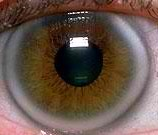
#> input picture images/eyecropped.jpg, 158 x 135 px, found by its file name
$ python matching-charles.py
#> lines starting #> are read from the running program, lines starting #| are printed output that depends on the picture
import cv2
import numpy as np
from matplotlib import pyplot as plt

img = cv2.imread('images\eyecropped.jpg',0)
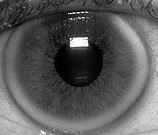
#> img: shape (135, 158); min 0, max 255, mean 90
img2 = img.copy()

template = cv2.imread('images\\normaleye.jpg',0)
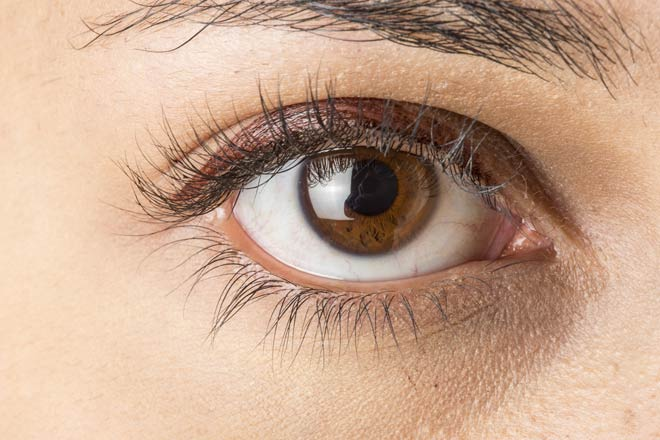
#> input picture images/normaleye.jpg, 660 x 440 px, found by its file name
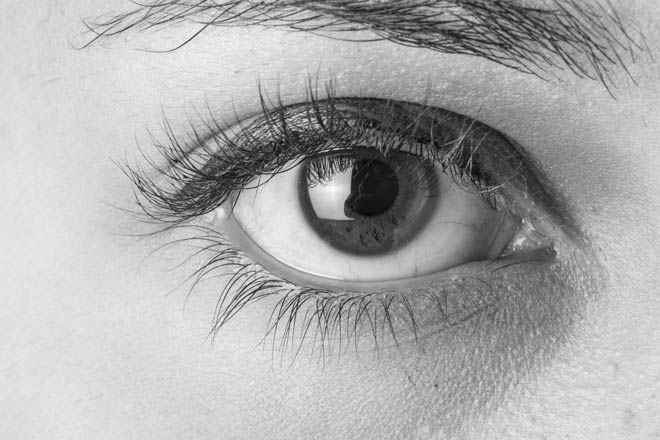
#> template: shape (440, 660); min 1, max 254, mean 172.8
w, h = template.shape[::-1]
#> w = 660; h = 440

methods = ['cv2.TM_SQDIFF_NORMED']

for meth in methods:
    img = img2.copy()
    method = eval(meth)

    res = cv2.matchTemplate(img,template,method)
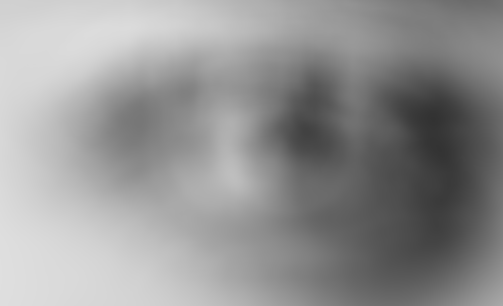
#> res: shape (306, 503) float32; min 0.199, max 0.875, mean 0.58
    min_val, max_val, min_loc, max_loc = cv2.minMaxLoc(res)
#> min_val = 0.199; max_val = 0.875; min_loc = (433, 119); max_loc = (0, 276)

    if method in [cv2.TM_SQDIFF, cv2.TM_SQDIFF_NORMED]:
        top_left = min_loc
#> top_left = (433, 119)

    else:
        top_left = max_loc

    bottom_right = (top_left[0] + w, top_left[1] + h)
#> bottom_right = (1093, 559)

    cv2.rectangle(img,top_left,bottom_right, 255, 2)

    plt.subplot(2,2,1), plt.imshow(res,cmap = 'gray')
    plt.title('Matching Result'), plt.xticks([]), plt.yticks([])
    plt.subplot(2,2,2), plt.imshow(img,cmap = 'gray')
    plt.title('Detected Point'), plt.xticks([]), plt.yticks([])
    plt.subplot(2,2,3), plt.imshow(img2, cmap = 'gray')
    plt.title('Original Image'), plt.xticks([]), plt.yticks([])
    plt.subplot(2,2,4), plt.imshow(template, cmap = 'gray')
    plt.title('Compared Image'), plt.xticks([]), plt.yticks([])
    plt.suptitle(meth)
    plt.show()

    def initUI(self):
        self.setWindowTitle(self.title)
        self.setGeometry(self.x,self.y,self.width,self.height)

        self.label1 = QLabel("Anything..",self)
        img =cv2.imread('out.jpg',0)
        cv2.imshow(img)

        self.label1.move(300,300)
        self.show()

        self.cam()
